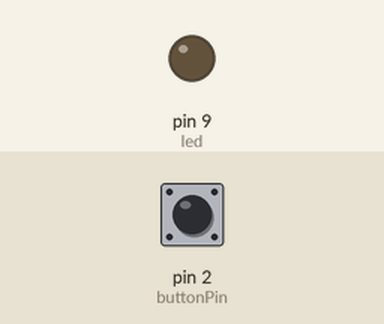
Simulated run of this sketch. Board: Arduino Uno, built with avr-gcc and run on an emulated ATmega328P. Shown: output pins drawn as LEDs (lit = HIGH). The test bench sets the inputs (shaded band); at power-on: pin 2 (buttonPin) LOW.

Above: at 2.8 s.
2.9 s: pin 2 (buttonPin) pulled HIGH for 1.2 s
At 3.7 s:
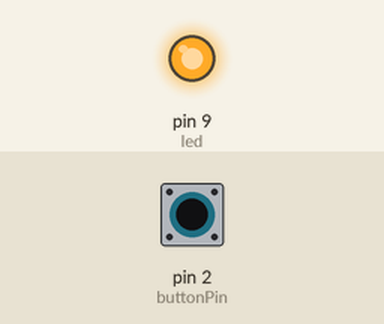
6.5 s: pin 2 (buttonPin) pulled HIGH for 3.2 s
At 11.4 s:
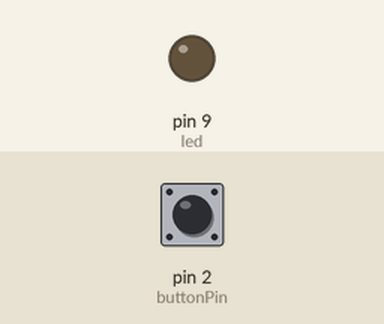
Timing chart, 0 to 12.9 s (numbered marks = the images above; inputs shaded):
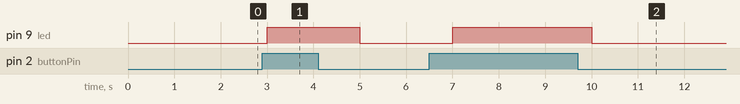

Measured:
- after the input at 2.9 s, pin 9 (led): LOW → HIGH after 0.10 s, → LOW 2.0 s later
- after the input at 6.5 s, pin 9 (led): LOW → HIGH after 0.50 s, → LOW 3.0 s later

The sketch:

bai_ktra.ino
```cpp
int buttonPin = 2;
int led = 9;
void setup() {
  // put your setup code here, to run once:
  pinMode(buttonPin, INPUT);
  pinMode(led, OUTPUT);
}

void loop() {
  // put your main code here, to run repeatedly:
  int valuebuttonPin = digitalRead(buttonPin);
  if (valuebuttonPin == 1) {
    digitalWrite(led, HIGH);
  }

   else {
    digitalWrite(led, LOW);
  }
  delay(1000);
}
```
